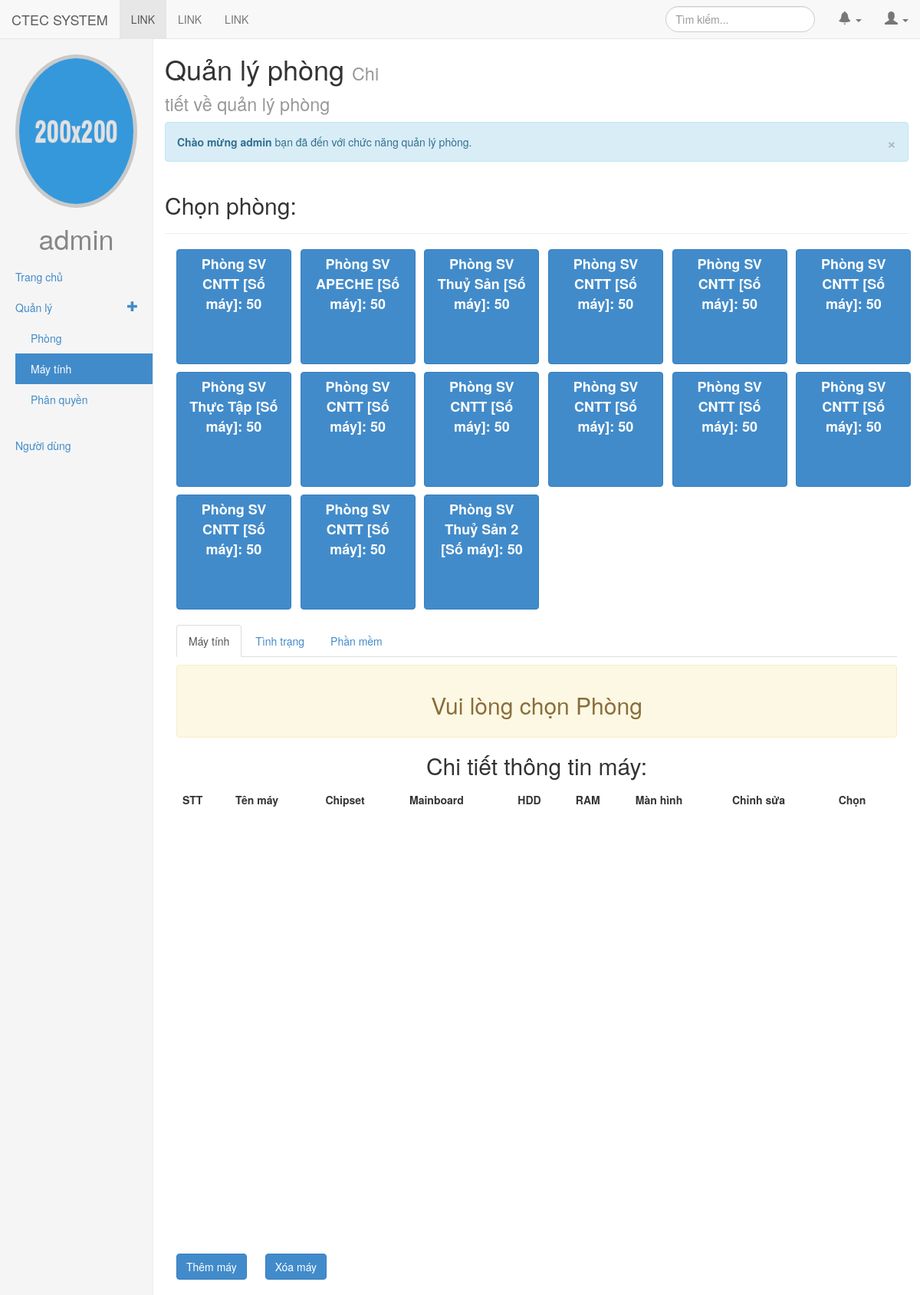
Screenshot of /may.php (signed in) with the database file from the repository.
### tables this page shows
CREATE TABLE IF NOT EXISTS `qlphong` (
  `autonum` int(11) NOT NULL AUTO_INCREMENT,
  `tenphong` varchar(50) NOT NULL,
  `chuthich` varchar(255) DEFAULT NULL,
  `somay` int(11) NOT NULL,
  PRIMARY KEY (`autonum`)
);

### include/globalfunction.php (called while the page is built, shortened)
<?php
function sql_query($query)
{
    return mysql_query($query);
}
function sqlesc($value) {
    if (!is_numeric($value)) {
        $value = "'" . mysql_real_escape_string($value) . "'";
    }
    return $value;
}
?>

### may.php (the view, shortened to what this page needs)
<?php
$rescheck = sql_query("select * from users where USERNAME=".sqlesc($_COOKIE["username"])."");
if(mysql_num_rows($rescheck)>0){
    while($arr = mysql_fetch_assoc($rescheck)){
        $classuser = $arr['CLASS'];
    }
}else{
    die('Phát hiện hack!!!');
}
?>
<?php include 'include/header.php'; ?>
<?php include 'include/sidebar.php'; ?>
    <div class="col-md-10 col-md-offset-2" id="main_primary">
        <div class="row">
            <div class="col-md-12">
                <div class="row">
                    <div class="col-md-4">
                        <h1>Quản lý phòng
                            <small>Chi tiết về quản lý phòng</small>
                        </h1>
                    </div>
                </div>
                <div class="alert alert-info fade in">
                    <button type="button" class="close" data-dismiss="alert" aria-hidden="true">&times;</button>
                    <strong>Chào mừng <?php echo $_COOKIE['username'] ?></strong> bạn đã đến với chức năng quản lý phòng.
                </div>
            </div>
        </div>
        <div class="row">
            <div class="col-md-12" >
              <h2>Chọn phòng: </h2>
              <hr />
            </div>
        </div>
        <div class="row space">
          <div class="container-fluid">
          <?php
            if (isset($_GET['pid']) && filter_var($_GET['pid'], FILTER_VALIDATE_INT, array('min_range' => 1))) {
                $pid = $_GET['pid'];
            } else {
                $pid = NULL;
            }
            $q = "SELECT autonum, tenphong, somay FROM qlphong ORDER BY autonum";
            $r = mysql_query($q);
            while ($phong = mysql_fetch_assoc($r)) {
                echo "
                    <div class='col-md-2 space'>
                        <a href='may.php?pid=" . $phong['autonum'] . "' class='btn btn-primary size word_wrap'";
                if ($phong['autonum'] == $pid) {
                    echo " disabled";
                }
                echo ">" . $phong['tenphong'] . " [Số máy]: " . $phong['somay'] . "</a>
                    </div>
                ";
            }
          ?>
          </div>
        </div>
        <div class="row">
            <div class="col-md-12">
            <div class="container-fluid">
            <ul class="nav nav-tabs">
                <li class="active"><a href="#tab1" data-toggle="tab">Máy tính</a></li>
                <li><a href="#tab2" data-toggle="tab">Tình trạng</a></li>
                <li><a href="#tab3" data-toggle="tab">Phần mềm</a></li>
            </ul>
            <?php
                if (isset($_GET['pid']) && filter_var($_GET['pid'], FILTER_VALIDATE_INT, array('min_range' => 1))) {
                    $pid = $_GET['pid'];
                } else {
                    $messages = "
                    <div class='alert alert-warning' style='margin-top: 10px;'>
                        <h2 class='text-center'>Vui lòng chọn Phòng</h2>
                    </div>
                    ";
                }
            ?>
            <?php
                if (!empty($messages)) {
                    echo $messages;
                }
            ?>
            <div class="tab-content">
                <div id="tab1" class="tab-pane fade in active">
                  <h2 class="text-center">Chi tiết thông tin máy:</h2>
                  <div style="height: 600px; overflow: auto; margin-bottom: 10px;">
                    <table class="table table-hover">
                        <thead>
                          <tr>
                            <td><b>STT</b></td>
                            <td><b>Tên máy</b></td>
                            <td><b>Chipset</b></td>
                            <td><b>Mainboard</b></td>
                            <td><b>HDD</b></td>
                            <td><b>RAM</b></td>
                            <td><b>Màn hình</b></td>
                            <td><b>Chỉnh sửa</b></td>
                            <td><b>Chọn</b></td>
                          </tr>
                        </thead>
                    </table>
                  </div>
                  <button class="btn btn-primary" style="margin-bottom: 20px; margin-right: 20px" data-toggle="modal" data-target='#modalthemmay'>Thêm máy</button>
                  <?php
                  if($classuser==100){
                      echo('<button onclick="delmay()" class="btn btn-primary" style="margin-bottom: 20px;">Xóa máy</button>');
                  }
                  ?>
                </div>
            </div>
            </div>
            </div>
        </div>
    </div>
<?php include 'include/footer.php'; ?>

### css/admin.css (style rules this page uses)
body { padding-top: 50px; }
.space { margin-bottom: 10px; }
.size { width: 150px; height: 150px; text-align: center; font-weight: bold; font-size: 18px; }
.word_wrap { white-space: pre-wrap; white-space: -moz-pre-wrap; white-space: -pre-wrap; white-space: -o-pre-wrap; word-wrap: break-word; }

### rows the page displays
qlphong: tenphong "Phòng SV CNTT", somay "50"
qlphong: tenphong "Phòng SV APECHE", somay "50"
qlphong: tenphong "Phòng SV Thuỷ Sản", somay "50"
qlphong: tenphong "Phòng SV CNTT", somay "50"
qlphong: tenphong "Phòng SV CNTT", somay "50"
qlphong: tenphong "Phòng SV CNTT", somay "50"
qlphong: tenphong "Phòng SV Thực Tập", somay "50"
qlphong: tenphong "Phòng SV CNTT", somay "50"
qlphong: tenphong "Phòng SV CNTT", somay "50"
qlphong: tenphong "Phòng SV CNTT", somay "50"
qlphong: tenphong "Phòng SV CNTT", somay "50"
qlphong: tenphong "Phòng SV CNTT", somay "50"
qlphong: tenphong "Phòng SV CNTT", somay "50"
qlphong: tenphong "Phòng SV CNTT", somay "50"
qlphong: tenphong "Phòng SV Thuỷ Sản 2", somay "50"

### other values shown
$_COOKIE['username'] "admin"
